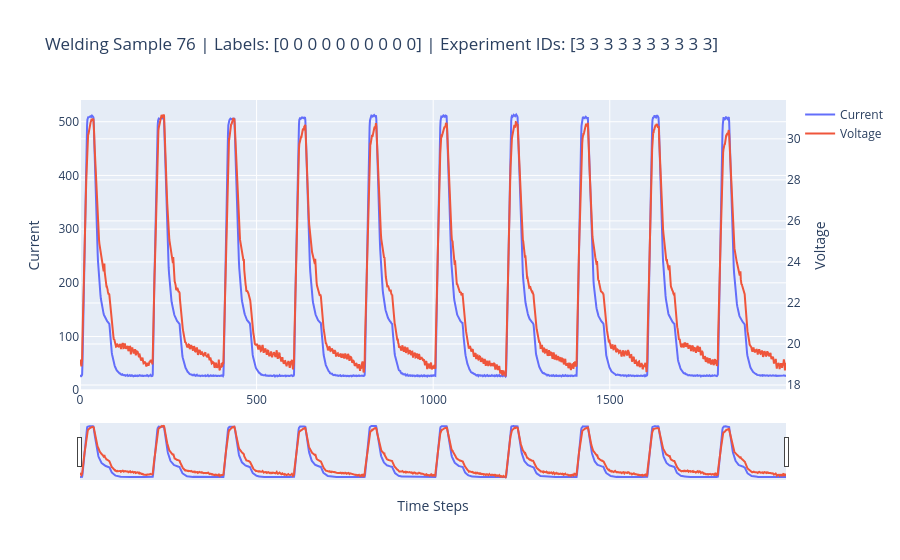

The notebook cell this image was saved under:
### Markdown cell above
## Exercise 2.4: Interactive Time-Series Visualization with Plotly

In this exercise, we'll create enhanced interactive visualizations of welding samples using Plotly. These interactive plots will provide more advanced exploration capabilities for analyzing the time-series patterns.

1. Create interactive plots with dual y-axes for voltage and current
2. Implement time-based range sliders for detailed exploration
3. Add unified tooltips for precise data reading
4. Display quality metrics in the plot title
5. Save interactive visualizations as HTML for sharing

### Code cell
def create_plotly_plot(data: np.ndarray, labels: np.ndarray, exp_ids: np.ndarray = None) -> go.Figure:
    # Select a random welding sample
    sample_idx = np.random.randint(0, len(data))
    sample = data[sample_idx]

    # Extract current and voltage measurements
    current = sample[..., 0].reshape(-1)
    voltage = sample[..., 1].reshape(-1)

    # Create time steps
    time = np.arange(len(current))

    # Create Plotly figure
    fig = go.Figure()

    # Add current signal
    fig.add_trace(go.Scatter(
        x=time,
        y=current,
        mode="lines",
        name="Current",
        yaxis="y1"
    ))

    # Add voltage signal
    fig.add_trace(go.Scatter(
        x=time,
        y=voltage,
        mode="lines",
        name="Voltage",
        yaxis="y2"
    ))

    # Set title
    title = f"Welding Sample {sample_idx}"

    title += f" | Labels: {labels[sample_idx]}"

    if exp_ids is not None:
        title += f" | Experiment IDs: {exp_ids[sample_idx]}"

    # Configure layout
    fig.update_layout(
        title=title,
        xaxis=dict(
            title="Time Steps",
            rangeslider=dict(visible=True)
        ),
        yaxis=dict(
            title="Current"
        ),
        yaxis2=dict(
            title="Voltage",
            overlaying="y",
            side="right"
        ),
        hovermode="x unified"
    )

    return fig


fig = create_plotly_plot(data, labels, exp_ids)
save_plotly_figure_as_html(fig, plot_path / "welding_samples")
fig.show()

### Figure 1 — Plotly figure (JSON) as saved in the notebook; plotly's stock layout.template omitted (floating-point values rounded to 4 significant figures; data arrays with more than 128 entries replaced by an {"elided": "..."} marker saying what was removed)
{"data": [{"mode": "lines", "name": "Current", "type": "scatter", "x": {"elided": "2000 int values"}, "y": {"elided": "2000 float values"}, "yaxis": "y"}, {"mode": "lines", "name": "Voltage", "type": "scatter", "x": {"elided": "2000 int values"}, "y": {"elided": "2000 float values"}, "yaxis": "y2"}], "layout": {"hovermode": "x unified", "title": {"text": "Welding Sample 76 | Labels: [0 0 0 0 0 0 0 0 0 0] | Experiment IDs: [3 3 3 3 3 3 3 3 3 3]"}, "xaxis": {"rangeslider": {"visible": true}, "title": {"text": "Time Steps"}}, "yaxis": {"title": {"text": "Current"}}, "yaxis2": {"overlaying": "y", "side": "right", "title": {"text": "Voltage"}}}}
